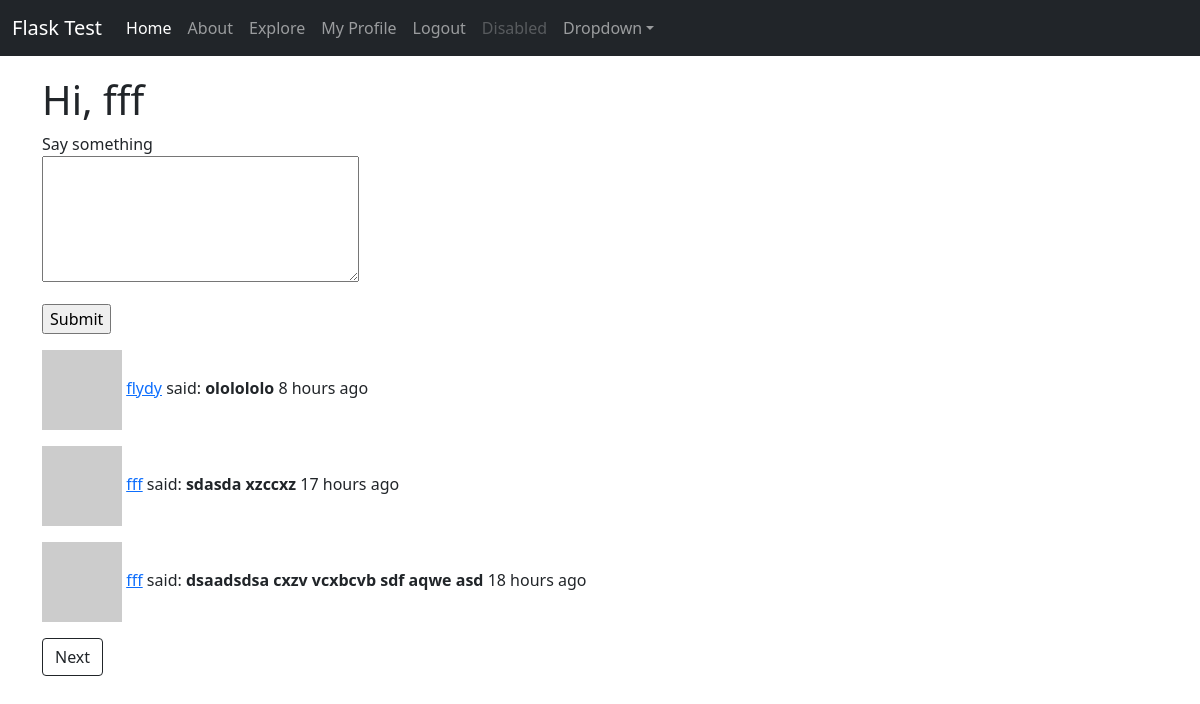
The app's page / (signed in) with its own data.
### app/models.py (models this page shows, shortened)
class User(UserMixin, db.Model):
    id = db.Column(db.Integer, primary_key=True)
    username = db.Column(db.String(50), index=True, unique=True)
    email = db.Column(db.String(100), index=True, unique=True)
    password = db.Column(db.String(128))
    about_me = db.Column(db.String(250))
    posts = db.relationship('Post', backref='author', lazy='dynamic')
    last_seen = db.Column(db.DateTime, default=datetime.utcnow())
    followed = db.relationship(
        'User', secondary=followers,
        primaryjoin=(followers.c.follower_id == id),
        secondaryjoin=(followers.c.followed_id == id),
        backref=db.backref('followers', lazy='dynamic'), lazy='dynamic'
    )
    def avatar(self, size):
        digest = md5(self.email.lower().encode('utf-8')).hexdigest()
        return 'https://www.gravatar.com/avatar/{}?d=identicon&s={}'.format(digest, size)
    def followed_posts(self):
        followed = Post.query.join(
            followers, (followers.c.followed_id == Post.user_id)).filter(followers.c.follower_id == self.id)
        own = Post.query.filter_by(user_id=self.id)
        return followed.union(own).order_by(Post.timestamp.desc())

class Post(db.Model):
    id = db.Column(db.Integer, primary_key=True)
    body = db.Column(db.String(140))
    timestamp = db.Column(db.DateTime, index=True, default=datetime.utcnow)
    user_id = db.Column(db.Integer, db.ForeignKey('user.id'))

### app/routes.py (the view)
@app.route('/', methods=['GET', 'POST'])
@login_required
def index():
    form = PostForm()
    if form.validate_on_submit():
        post = Post(body=form.post.data, user_id=current_user.id)
        db.session.add(post)
        db.session.commit()
        flash(_('Your post is saved!'))
        return redirect(url_for('index'))
    page = request.args.get('page', 1, type=int)
    posts = current_user.followed_posts().paginate(page, app.config['POSTS_PER_PAGE'], False)
    next_url = url_for('index', page=posts.next_num) \
        if posts.has_next else None
    prev_url = url_for('index', page=posts.prev_num) \
        if posts.has_prev else None
    return render_template('index.html', form=form, posts=posts.items, next_url=next_url, prev_url=prev_url)

### app/forms.py
class PostForm(FlaskForm):
    post = TextAreaField(_l('Say something'), validators=[DataRequired(), Length(min=1, max=140)])
    submit = SubmitField(_l('Submit'))

### app/models.py (called while the page is built)
@login.user_loader
def load_user(id):
    return User.query.get(int(id))

### app/routes.py (called while the page is built)
@app.before_request
def before_request():
    if current_user.is_authenticated:
        current_user.last_seen = datetime.utcnow()
        db.session.commit()
        g.locale = str(get_locale())

### app/templates/index.html (shortened to what this page needs)
{% extends '__base.html' %}
{% block body %}
<h1>Hi, {{ current_user.username }}</h1>
{% if current_user.is_authenticated %}
{% if form %}
<form action="" method="post" class="form">
    <p>
        {{ form.post.label }}<br>
        {{ form.post(cols=32, rows=5) }}<br>
    </p>
    <p>{{ form.submit() }}</p>
</form>
{% endif %}
{% endif %}
{% if posts %}
{% for post in posts %}
    {% include '_post.html' %}
{% endfor %}
    <p>
        {% if next_url %}
        <a href="{{ next_url }}" class="btn btn-outline-dark">Next</a>
        {% endif %}
    </p>
{% endif %}
{% endblock %}

### app/templates/_post.html
<p><img src="{{ post.author.avatar(36) }}">
    <a href="{{ url_for('user', username=post.author.username) }}">{{ post.author.username }}</a>
    {{ _('said') }}: <b>{{ post.body }}</b> {{ moment(post.timestamp).fromNow() }}
</p>

### app/static/css/mysite.css (style rules this page uses)
body { padding-bottom: 20px; }

### records on screen
User: username "fff"
Post: author.username "flydy", body "ololololo", timestamp "8 hours ago"
Post: author.username "fff", body "sdasda xzccxz", timestamp "17 hours ago"
Post: author.username "fff", body "dsaadsdsa cxzv vcxbcvb sdf aqwe asd", timestamp "18 hours ago"
